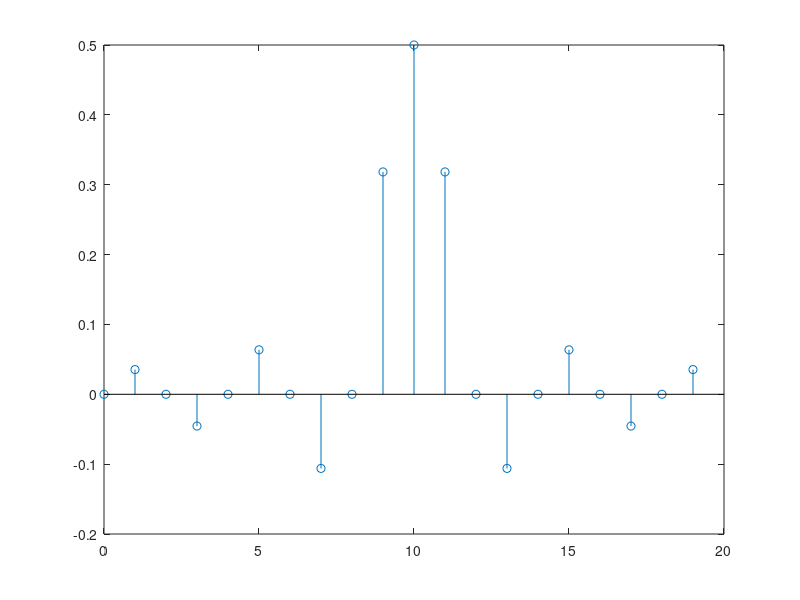
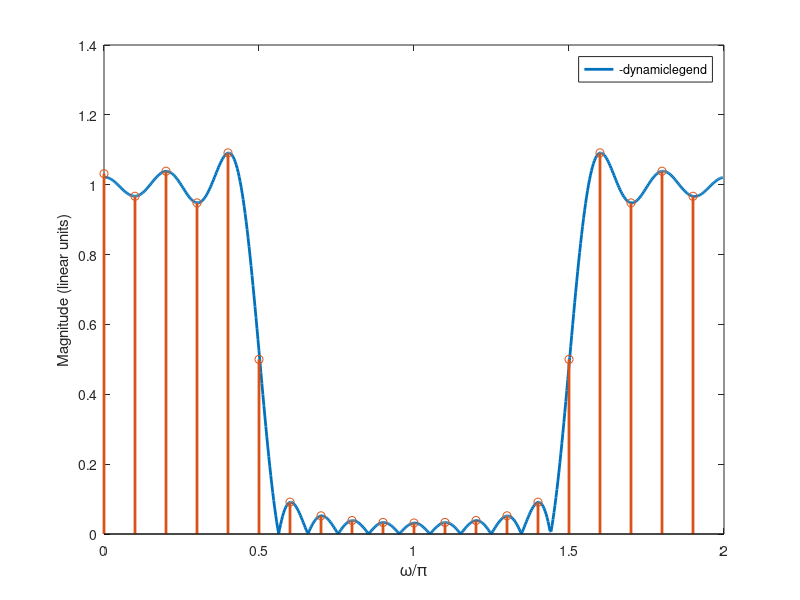

Reproduce these figures in MATLAB, in order.
%% N-point DFT of truncated sinc
clear, clc, close all

% Define variables
N = 20;                     % number of samples in DFT
n = 0:N-1;                  % discrete-time vector
dwd = 2*pi/N;               % frequency spacing of samples of DFT
wd = 0:dwd:(N-1)*dwd;       % frequency vector of DFT
x_N = 1/2*sinc((n-N/2)/2);

% Plot sampled sinc in time domain
figure, stem(n, x_N)

% 
dw = 10e-3;                 % frequency spacing for DTFT calculation
w = 0:dw:2*pi-dw;           % frequency vector for DTFT calculation

% Ideal DTFT of sinc function i.e., ideal lowpass filter
X = ones(size(w));   
X(w > pi*0.5 & w < 1.5*pi) = 0; % 1 everywhere except from 0.5pi to 1.5pi
X = X.*exp(-1j*w*N/2);          % phase shift, as sinc is delay by N/2

% Window function
win = hamming(N).';         % Hamming window. Try other windows
win = ones(size(x_N));      % rectangular window

% As in the plant identification problem in HW4, we need to expand the 
% frequency vector in order to account for the periodicity of DTFT. With
% this expanded vector the numerical integration will be correct from 0 to 2pi.
w2 = 0:dw:4*pi-dw;      
Win = freqz(win, 1, w2); % frequency response of the window at frequencies w2

% Calculate DTFT of xN[n] i.e., convolution of ideal lowpass filter and
% window
X_N = 1/(2*pi)*conv(X, Win, 'same')*dw;

% Plot reults
figure, hold on, box on
plot(w/pi, abs(X_N), 'LineWidth', 2, 'DisplayName', 'DTFT');
stem(wd/pi, abs(fft(x_N.*win)), 'LineWidth', 2, 'DisplayName', 'DFT');
xlabel('\omega/\pi', 'FontSize', 12)
ylabel('Magnitude (linear units)')
legend('-dynamiclegend')